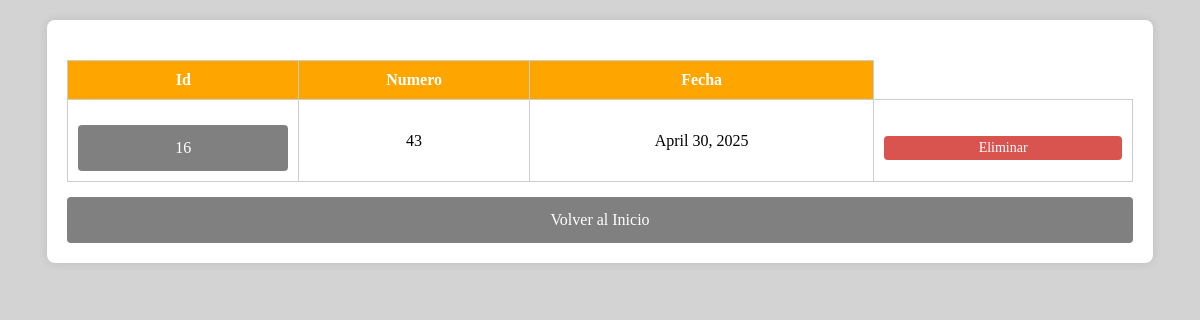
/lista_albaranes/, run on an earlier commit of the app's database.
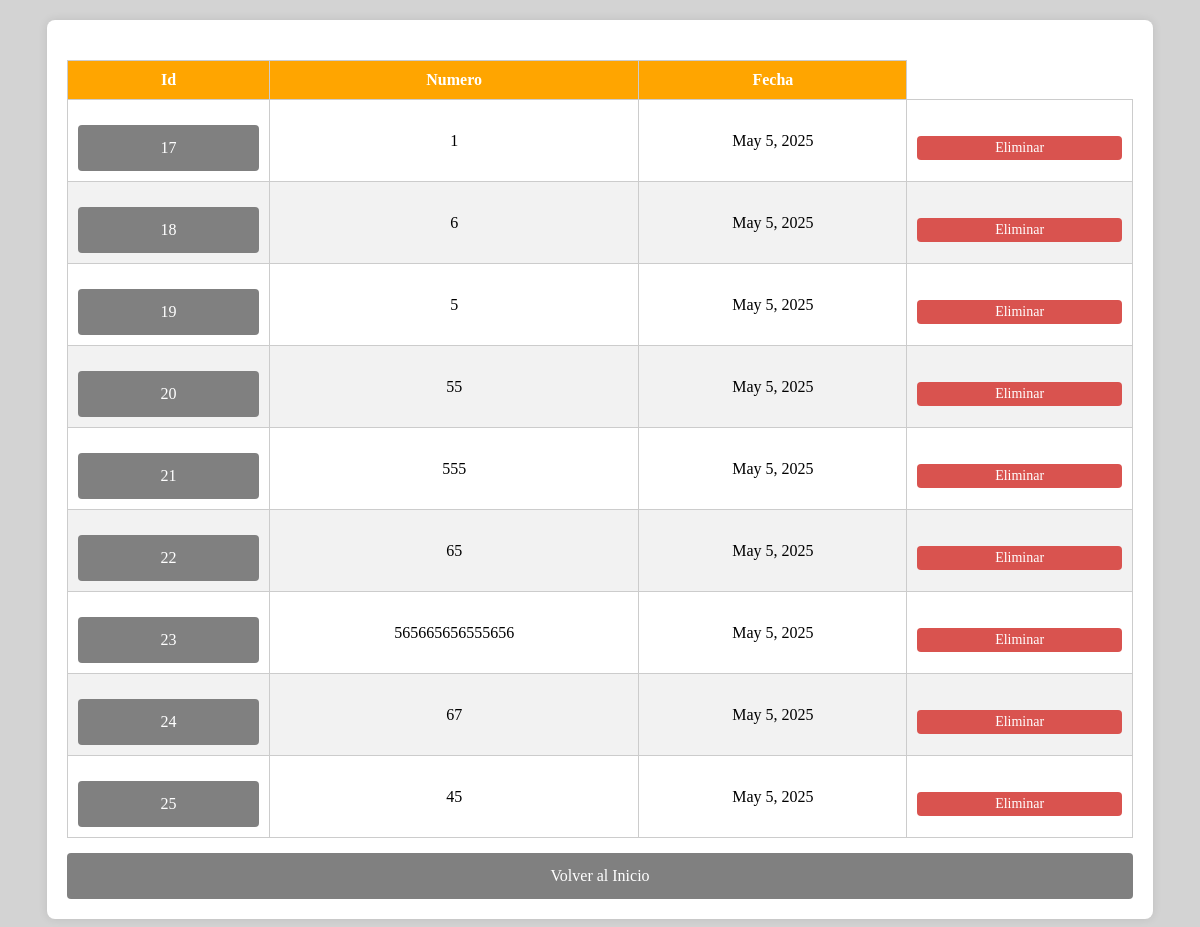
And on a later commit of the database.
### pda/models.py (models this page shows, shortened)
class AlbaranDevolucion(models.Model):
    numero=models.IntegerField(verbose_name='Num.Albaran', unique=True)
    fecha=models.DateField(default=timezone.localdate())

### pda/views.py (the view)
# urls.py: path('lista_albaranes/',lista_albaranes_completa, name='listaAlbaranes'),
def lista_albaranes_completa(request):
    listaAlbaranes=AlbaranDevolucion.objects.all().order_by('-fecha')
    albaranesinfo=[]
    for albaran in listaAlbaranes:
        albaraninfo={
        'id':albaran.id,
        'numero': albaran.numero,
        'fecha':albaran.fecha
        }
        albaranesinfo.append(albaraninfo)
    return render (request,'lista_albaranes.html',{
        'albaranesinfo':albaranesinfo
    })

### templates/lista_albaranes.html (shortened to what this page needs)
<!DOCTYPE html>
<html lang="en">
<head>
</head>
<body>
    <div class="container">
        <div class="form-container">
            <table>
                <thead>
                    <tr>
                        <th>Id</th>
                        <th>Numero</th>
                        <th>Fecha</th>
                    </tr>
                </thead>
                <tbody>
                    {% for a in albaranesinfo %}
                    <tr>
                        <td><a href="{% url 'detalle_albaran' a.id %}">{{ a.id }}</a></td>
                             <td>{{ a.numero }}</td>
                             <td>{{ a.fecha }}</td>
                             <td><a href="{% url 'eliminarAlbaran' a.id %}" class="btn-eliminar">Eliminar</a></td>
                    </tr>
                    {% empty %}
                        <tr>
                            <td colspan="1">No hay albaranes para mostrar.</td>
                        </tr>
                    {% endfor %}
                </tbody>
            </table>
            <a href="/paginaInicial/">Volver al Inicio</a>
        </div>
    </div>
</body>
</html>

### templates/lista_albaranes.html (style rules this page uses)
body { background-color: lightgrey; }
.container { display: flex; justify-content: center; margin-top: 20px; }
.form-container { background-color: white; padding: 20px; border-radius: 8px; box-shadow: 0 0 10px rgba(0, 0, 0, 0.1); width: 90%; overflow-x: auto; }
table { width: 100%; border-collapse: collapse; margin-top: 20px; }
th, td { border: 1px solid #ccc; padding: 10px; text-align: center; }
th { background-color: orange; color: white; }
tr:nth-child(even) { background-color: #f2f2f2; }
a { text-decoration: none; color: white; display: block; background-color: gray; padding: 14px 20px; text-align: center; margin-top: 15px; width: 100%; box-sizing: border-box; border-radius: 4px; }
.btn-eliminar { background-color: #d9534f; color: white; padding: 4px 8px; font-size: 12px; border: none; border-radius: 4px; text-decoration: none; cursor: pointer; font-size: 14px; transition: background-color 0.3s ease; display: inline-block; }

What changed in the data, as far as the page shows it:
removed AlbaranDevolucion: fecha "April 30, 2025"
added AlbaranDevolucion: fecha "May 5, 2025"
added AlbaranDevolucion: fecha "May 5, 2025"
added AlbaranDevolucion: fecha "May 5, 2025"
added AlbaranDevolucion: fecha "May 5, 2025"
added AlbaranDevolucion: fecha "May 5, 2025"
added AlbaranDevolucion: fecha "May 5, 2025"
added AlbaranDevolucion: fecha "May 5, 2025"
added AlbaranDevolucion: fecha "May 5, 2025"
added AlbaranDevolucion: fecha "May 5, 2025"
Also different on the page:
new list line: "17 1 Eliminar"
new list line: "18 6 Eliminar"
new list line: "19 5 Eliminar"
new list line: "20 55 Eliminar"
new list line: "21 555 Eliminar"
new list line: "22 65 Eliminar"
new list line: "23 565665656555656 Eliminar"
new list line: "24 67 Eliminar"
new list line: "25 45 Eliminar"
list line gone: "16 43 Eliminar"
